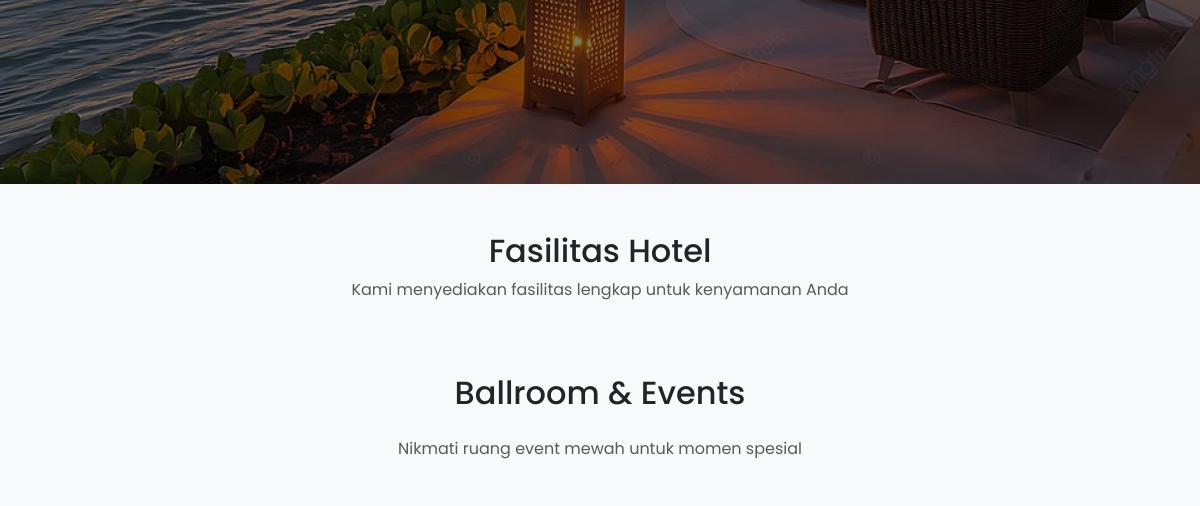
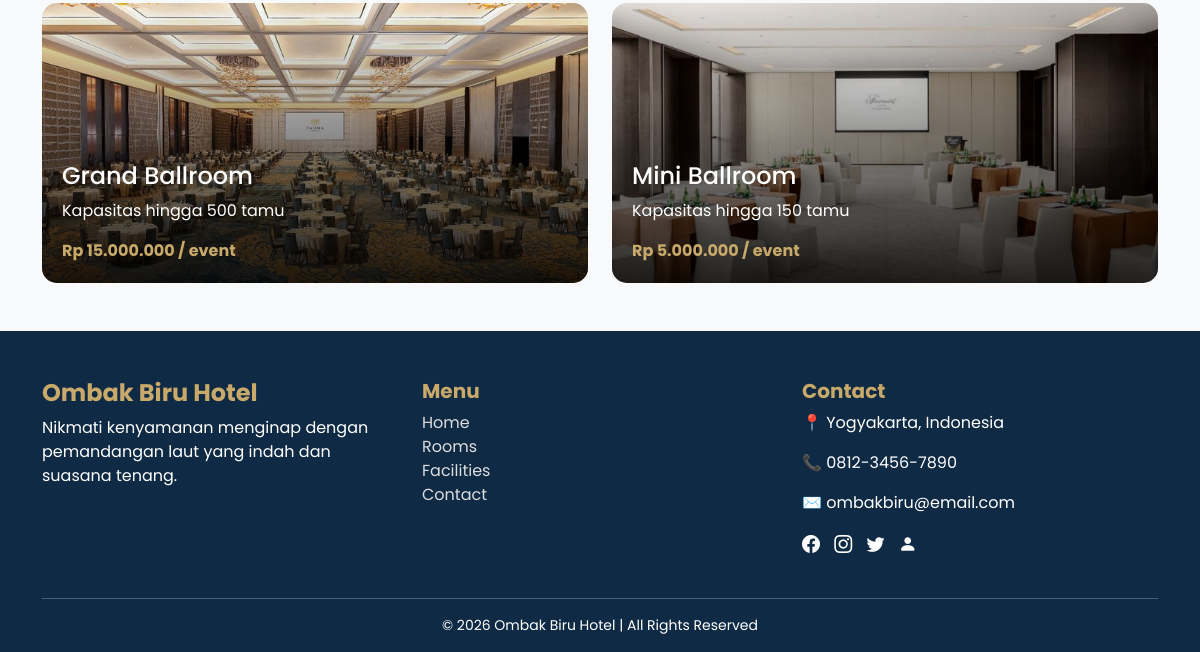
Page /fasilitas.php (lower part) on the earlier database version (2 pictures, top to bottom).
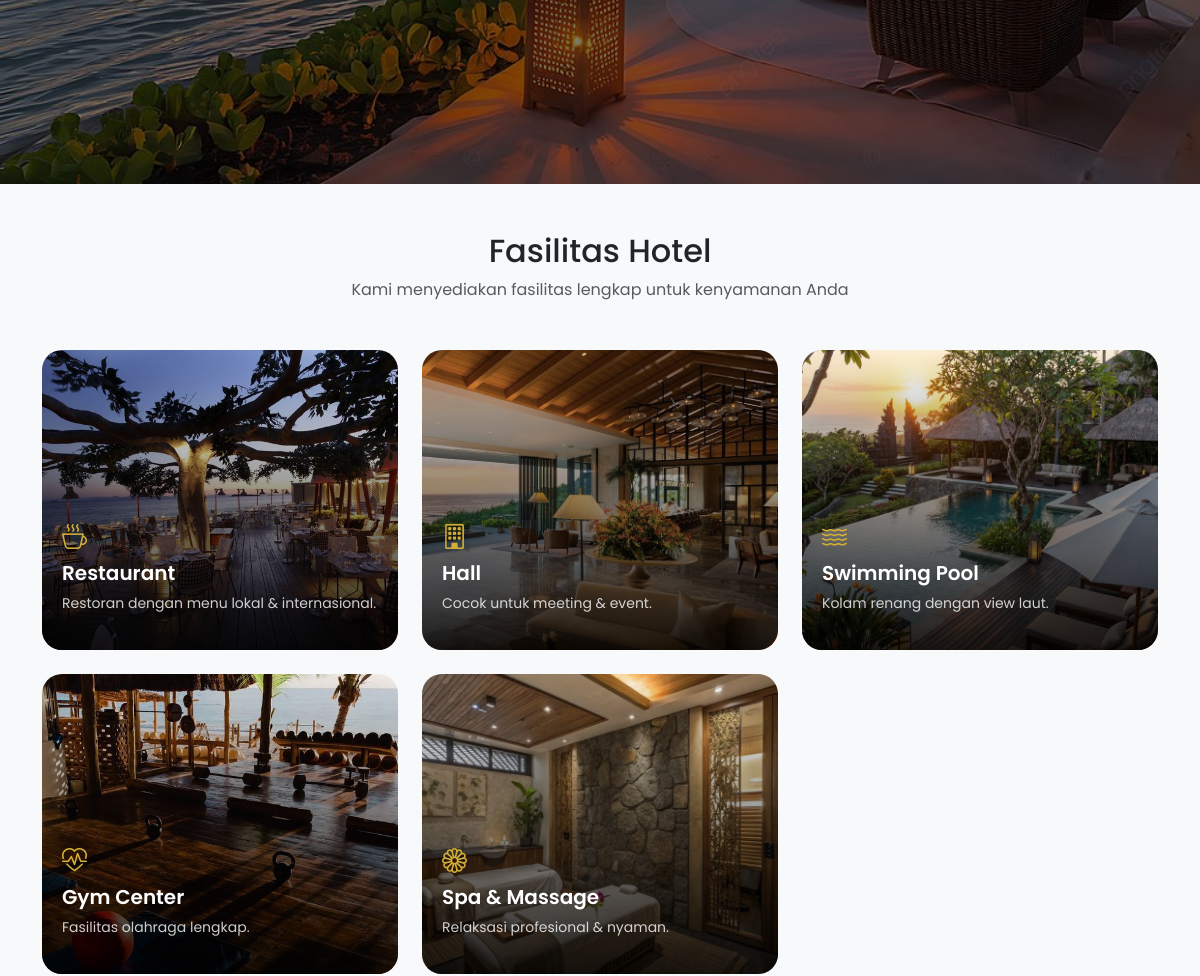
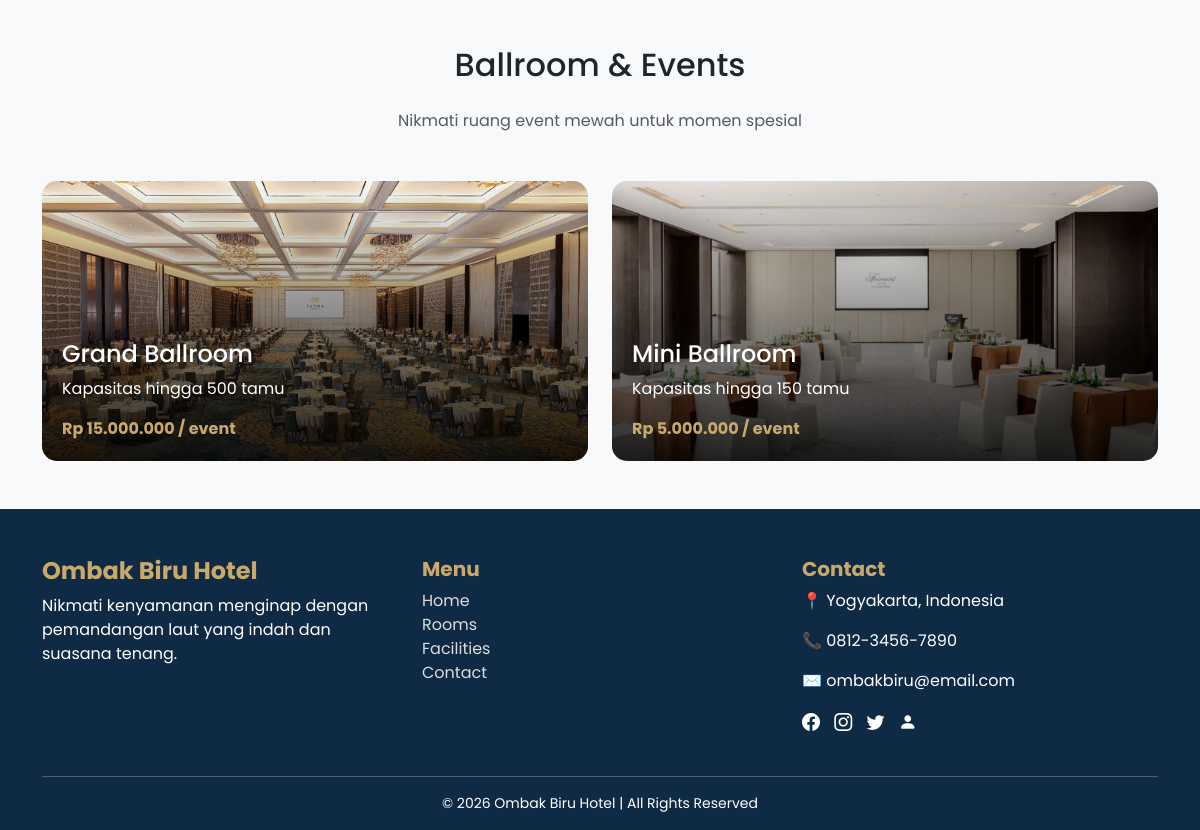
Same page on the later database version (2 pictures, top to bottom).
### tables this page shows
CREATE TABLE `fasilitas` (
  `id` int(11) NOT NULL,
  `nama` varchar(100) DEFAULT NULL,
  `deskripsi` text DEFAULT NULL,
  `icon` varchar(50) DEFAULT NULL,
  `gambar` varchar(255) DEFAULT NULL
);

### fasilitas.php (the view, shortened to what this page needs)
<?php include 'config.php'; ?>
<!DOCTYPE html>
<html lang="en">
<head>
    <link href="https://cdn.jsdelivr.net/npm/bootstrap@5.3.8/dist/css/bootstrap.min.css" rel="stylesheet">
    <link href="https://cdn.jsdelivr.net/npm/bootstrap-icons@1.11.3/font/bootstrap-icons.css" rel="stylesheet">
</head>
<body>
<div class="hero-facilities">
    <div class="hero-overlay">
    </div>
</div>
<div class="container my-5" id="fasilitas">
    <div class="text-center mb-5">
        <h2>Fasilitas Hotel</h2>
        <p class="text-muted">Kami menyediakan fasilitas lengkap untuk kenyamanan Anda</p>
    </div>
    <div class="row g-4">
        <?php
        $query = mysqli_query($conn, "SELECT * FROM fasilitas");
        while ($row = mysqli_fetch_assoc($query)) {
        ?>
        <div class="col-md-4">
            <div class="facility-card overlay-card">
                <img src="img/<?php echo $row['gambar']; ?>">
                <div class="overlay">
                    <i class="bi <?php echo $row['icon']; ?>"></i>
                    <h5><?php echo $row['nama']; ?></h5>
                    <p><?php echo $row['deskripsi']; ?></p>
                </div>
            </div>
        </div>
        <?php } ?>
    </div>
</div>
<div class="container my-5">
    <h2 class="text-center mb-4">Ballroom & Events</h2>
    <p class="text-center text-muted mb-5">Nikmati ruang event mewah untuk momen spesial</p>
    <div class="row g-4">
        <div class="col-md-6">
            <div class="facility-card luxury">
                <img src="img/ballroom1.jpg">
                <div class="overlay">
                    <h4>Grand Ballroom</h4>
                    <p>Kapasitas hingga 500 tamu</p>
                    <span>Rp 15.000.000 / event</span>
                </div>
            </div>
        </div>
        <div class="col-md-6">
            <div class="facility-card luxury">
                <img src="img/ballroom2.jpg">
                <div class="overlay">
                    <h4>Mini Ballroom</h4>
                    <p>Kapasitas hingga 150 tamu</p>
                    <span>Rp 5.000.000 / event</span>
                </div>
            </div>
        </div>
    </div>
</div>
<footer class="footer-custom text-white pt-5 pb-3">
    <div class="container">
        <div class="row">
            <div class="col-md-4 mb-4">
                <h4 class="fw-bold">Ombak Biru Hotel</h4>
                <p>Nikmati kenyamanan menginap dengan pemandangan laut yang indah dan suasana tenang.</p>
            </div>
            <div class="col-md-4 mb-4">
                <h5 class="fw-bold">Menu</h5>
                <ul class="list-unstyled">
                    <li><a href="#">Home</a></li>
                    <li><a href="#">Rooms</a></li>
                    <li><a href="#">Facilities</a></li>
                    <li><a href="#">Contact</a></li>
                </ul>
            </div>
            <div class="col-md-4 mb-4" id="location" >
                <h5 class="fw-bold">Contact</h5>
                <p>📍 Yogyakarta, Indonesia</p>
                <p>📞 0812-3456-7890</p>
                <p>✉️ ombakbiru@email.com</p>
                <div class="social-icons mt-3">
                    <a href="#"><i class="bi bi-facebook"></i></a>
                    <a href="#"><i class="bi bi-instagram"></i></a>
                    <a href="#"><i class="bi bi-twitter"></i></a>
                    <a href="login_admin.php" class="icon-user"><i class="bi bi-person-fill"></i></a>
                </div>
            </div>
        </div>
        <hr class="bg-light">
        <p class="text-center small mb-0">
            &copy; 2026 Ombak Biru Hotel | All Rights Reserved
        </p>
    </div>
</footer>
</body>
</html>

### fasilitas.php (style rules this page uses)
body { font-family: 'Poppins', sans-serif; background: #f8f9fa; padding-top: 80px; }
.hero-facilities { background: url('img/hotel.jpg') center/cover no-repeat; height: 100vh; position: relative; color: white; }
.hero-overlay { background: rgba(0,0,0,0.5); height: 100%; display:flex; justify-content:center; align-items:center; text-align:center; }
.facility-card { transition: 0.3s; border: none; border-radius: 12px; }
.overlay-card { position: relative; overflow: hidden; border-radius: 20px; }
.overlay-card img { width: 100%; height: 300px; object-fit: cover; transition: 0.5s; }
.overlay-card .overlay { position: absolute; inset: 0; background: linear-gradient(transparent, rgba(0,0,0,0.85)); color: white; display: flex; flex-direction: column; justify-content: flex-end; padding: 20px; }
.overlay-card h5 { font-size: 20px; font-weight: 600; }
.overlay-card p { font-size: 14px; opacity: 0.8; }
.overlay-card i { font-size: 25px; color: #d4af37; margin-bottom: 5px; }
.facility-card.luxury { position: relative; overflow: hidden; border-radius: 15px; }
.facility-card.luxury img { width: 100%; height: 280px; object-fit: cover; transition: 0.5s; }
.facility-card.luxury .overlay { position: absolute; inset: 0; background: linear-gradient(transparent, rgba(0,0,0,0.85)); color: white; display: flex; flex-direction: column; justify-content: flex-end; padding: 20px; }
.facility-card.luxury span { font-weight: bold; color: #c8a96a; }
.footer-custom { background-color: #0F2A44; }
.footer-custom h4, .footer-custom h5 { color: #C8A96A; }
.footer-custom a { color: #ddd; text-decoration: none; }
.social-icons a { color: white; margin-right: 10px; font-size: 18px; gap: 5px; }

Differences in the rows shown:
added fasilitas: gambar (picture), nama "Restaurant", deskripsi "Restoran dengan menu lokal & internasional."
added fasilitas: gambar (picture), nama "Hall", deskripsi "Cocok untuk meeting & event."
added fasilitas: gambar (picture), nama "Swimming Pool", deskripsi "Kolam renang dengan view laut."
added fasilitas: gambar (picture), nama "Gym Center", deskripsi "Fasilitas olahraga lengkap."
added fasilitas: gambar (picture), nama "Spa & Massage", deskripsi "Relaksasi profesional & nyaman."
